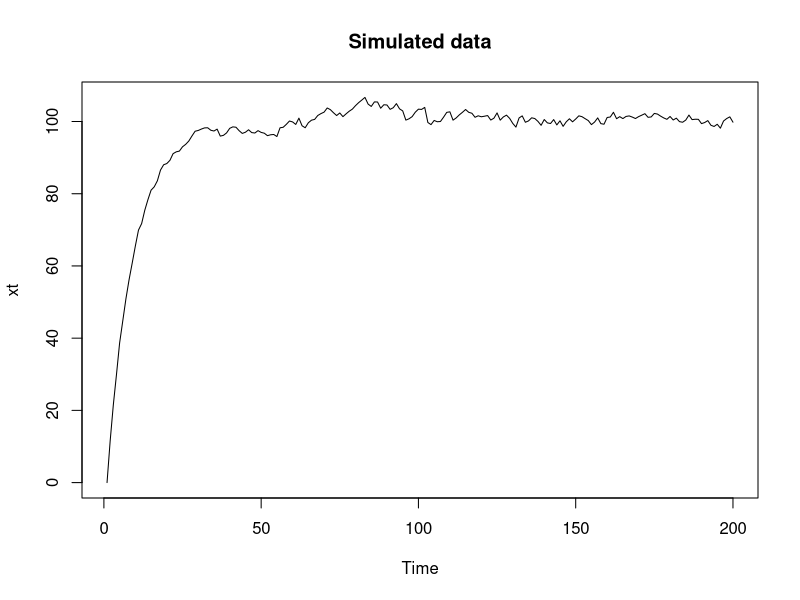
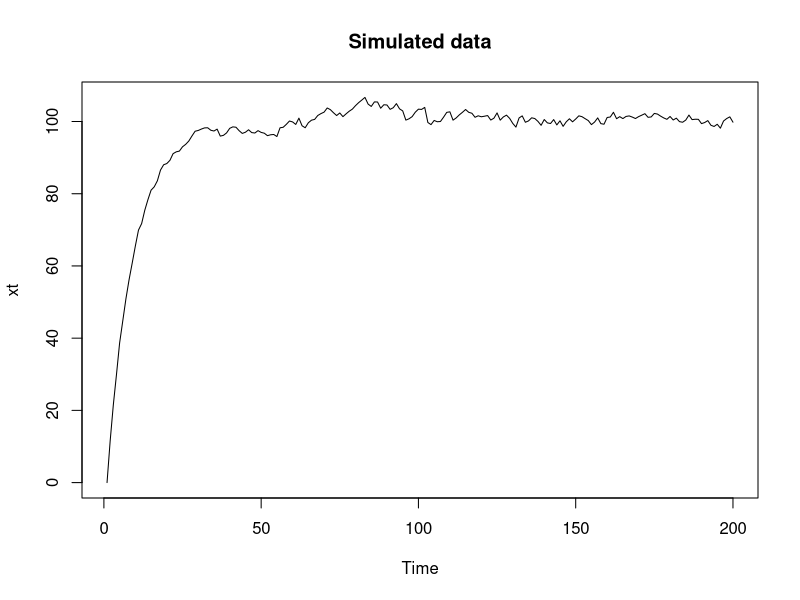
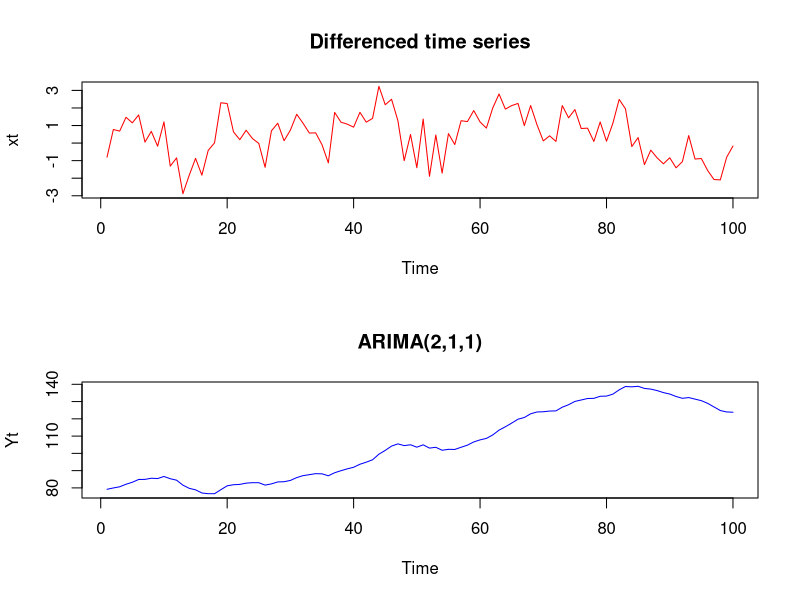
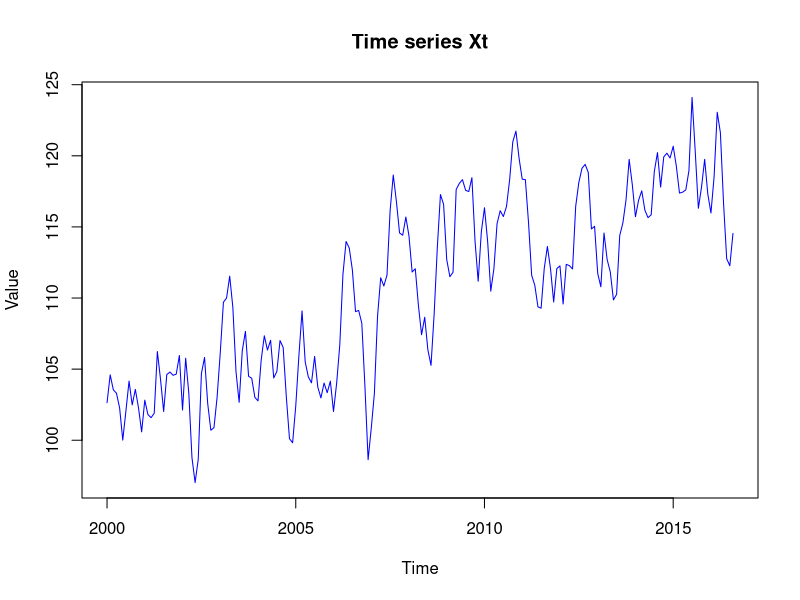
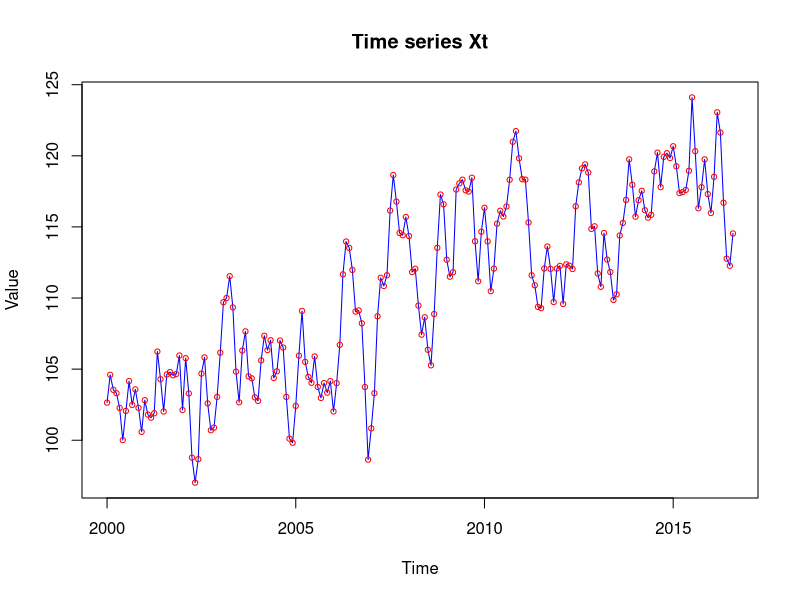
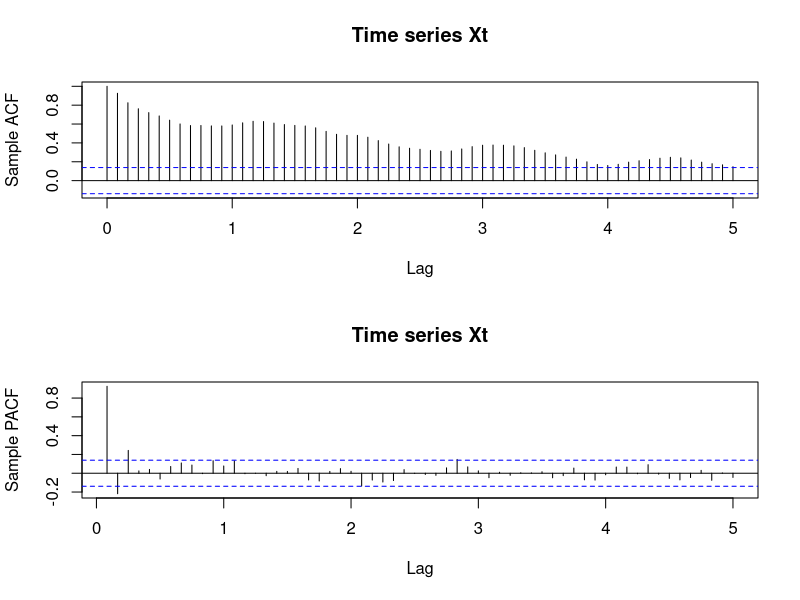
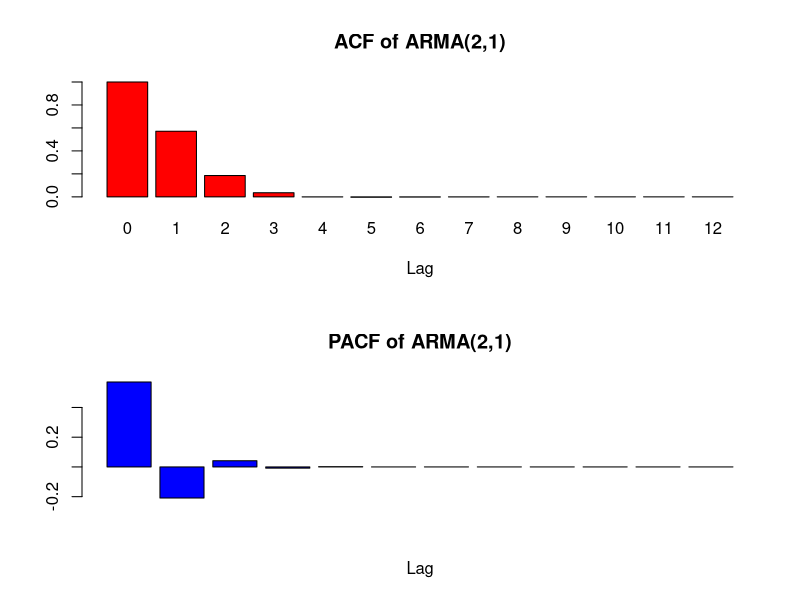
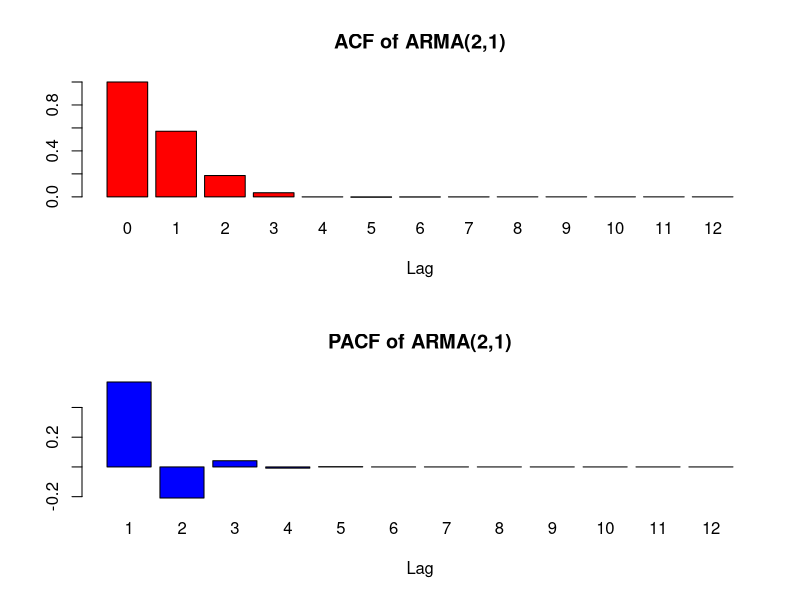

Generate these figures, in order, with R:


# 1.1 Simulating time series data


# Simulating stationary data - example 1
Yt <- arima.sim(n = 100, list(ar = c(0.5, -0.1), ma = 0.2), sd = 3)
Wt <- 10 + arima.sim(n = 50, list(ar = 0.8, ma = c(0.4, 0.1)), sd = 5^0.5)

# Simulating stationary data - example 2
c <- 10
n <- 200
xt <- numeric(n)

set.seed(1789)
et <- rnorm(n)

for (i in 2:n) {
  xt[i] = c + 0.9*xt[i-1] + et[i]
}

head(xt)
xt <- ts(xt)
plot(xt, main = "Simulated data")

#Alternatively
ts.plot(xt,main = "Simulated data")

# Question
set.seed(1215)
n <- 50
xt <- arima.sim(list(ar = 0.9, ma = -0.2), n)
Yt <- xt + 1805 + 0.5*seq(1, n)

# Simulating data with a stochastic trend
set.seed(8143)
n = 100
xt <- arima.sim(list(ar = c(0.5,0.2), ma = -0.2), n)

Yt <- 80 + cumsum(xt)
Yt <- ts(Yt)

par(mfrow = c(2, 1))
plot(xt, main = "Differenced time series", col = "red")
plot(Yt, main = "ARIMA(2,1,1)", col = "blue")
par(mfrow = c(1, 1))

# intercept vs. mean
mean(Yt)


# 1.2 Importing time series data


# first attempt
Xt <- read.table("Xt.csv")
head(Xt)

# second attempt
Xt <- read.table("Xt.csv", sep = ",")
head(Xt)

# creating a time series object
str(Xt)
ts.Xt <- ts(Xt, start = c(2000, 1), frequency = 12)

ts.quarterlyXt <- ts(Xt, start = c(1912, 2), frequency = 4)

window(ts.Xt, start = c(2004, 2), end = c(2007, 5))


# 2.1 Plotting sample time series data


ts.plot(ts.Xt, main = "Time series Xt", ylab = "Value", col = "blue")

#Alternatively
plot(ts.Xt, main = "Time series Xt", ylab = "Value", col = "blue")

points(ts.Xt, col = "red", cex = 0.7)


# 2.1 Plotting the sample ACF and sample PACF


par(mfrow = c(2, 1))

acf(ts.Xt, lag.max = 60, main = "Time series Xt", ylab = "Sample ACF")

pacf(ts.Xt, lag.max = 60, main = "Time series Xt", ylab = "Sample PACF")


# 2.3 Plotting the theoretical ACF and PACF


modelacf <- ARMAacf(ar = c(0.5, -0.1), ma = 0.2, lag.max = 12)
modelpacf <- ARMAacf(ar = c(0.5, -0.1), ma = 0.2, lag.max = 12, pacf = TRUE)

modelacf
modelpacf

barplot(modelacf, main = "ACF of ARMA(2,1)", col = "red", xlab = "Lag")
barplot(modelpacf, main = "PACF of ARMA(2,1)", col = "blue", xlab = "Lag")

barplot(modelacf, main = "ACF of ARMA(2,1)", col = "red", xlab = "Lag")
barplot(modelpacf, main = "PACF of ARMA(2,1)", col = "blue", xlab = "Lag", names.arg = seq(1,12))

barplot(modelacf[-1], main = "ACF of ARMA(2,1)", col = "red",xlab = "Lag")
barplot(modelpacf, main = "PACF of ARMA(2,1)", col = "blue",xlab = "Lag", names.arg = seq(1,12))

par(mfrow = c(1, 1))


# 3 Extracting key numbers from time series data


frequency(ts.Xt)
start(ts.Xt)
end(ts.Xt)

# ACF and PACF calculations
a <- acf(ts.Xt, plot = FALSE, lag.max = 60)
a
head(a)
a$acf[13]

p <- pacf(ts.Xt, plot = FALSE, lag.max = 125)
p
p$acf[120]


## Solution 13-14.1


AR2acf <- ARMAacf(ar = c(0.8, -0.6), lag.max = 20)
AR2pacf <- ARMAacf(ar = c(0.8, -0.6), lag.max = 20, pacf = TRUE)

par(mfrow = c(2, 1))

barplot(AR2acf, main = "ACF of AR(2)", col = "blue", xlab = "Lag")
barplot(AR2pacf, main = "PACF of AR(2)", col = "red", 
        xlab = "Lag", names.arg = seq(1,20))

par(mfrow = c(1, 1))


## Solution 13-14.2


# part (a)
frequency(ldeaths)

# part (b)
start(ldeaths)

# part (c)
end(ldeaths)

# part (d)
a <- acf(ldeaths, plot = FALSE, lag.max = 72)
length(ldeaths)
a$acf[25]

# part (e)
ldeaths
ldeaths[50]

window(ldeaths, c(1978, 2), c(1978, 2))

# part (f)

sum(ldeaths[25:36])
sum(window(ldeaths, c(1976, 1), c(1976, 12)))


## Solution 13-14.3


par(mfrow = c(1, 2))

acf(ldeaths, lag.max = 60, main = "Number of deaths from lung disease", 
    ylab = "Sample ACF", col = "red")

pacf(ldeaths, lag.max = 60, main = "Number of deaths from lung disease", 
     ylab = "Sample PACF", col = "blue")

par(mfrow = c(1, 1))


## Solution 13-14.4


# Running the code provided
set.seed(2224)
sim <- arima.sim(n = 480, 
                 model = list(ar = c(0.8,-0.4), ma = 0.6),
                 sd = 100) + 2000
sim <- ts(sim, start = c(2020,1), end = c(2059, 12),frequency = 12)

# Creating a subset of the data
sim.subset = window(sim, c(2024, 1), c(2025, 12))

# Constructing the plot
plot(sim.subset, main = "Values of the process from Jan 2024 to Dec 2025",
     ylab = "Values")

points(sim.subset, col = "red")